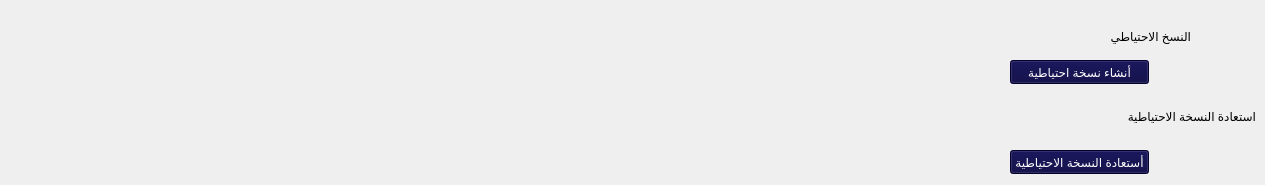
             <widget class="QWidget" name="tab">
              <attribute name="title">
               <string>النسخ الاحتياطي والاستعادة</string>
              </attribute>
              <widget class="QWidget" name="horizontalLayoutWidget">
               <property name="geometry">
                <rect>
                 <x>1010</x>
                 <y>60</y>
                 <width>141</width>
                 <height>26</height>
                </rect>
               </property>
               <layout class="QHBoxLayout" name="horizontalLayout_15"/>
              </widget>
              <widget class="QWidget" name="horizontalLayoutWidget_4">
               <property name="geometry">
                <rect>
                 <x>1010</x>
                 <y>150</y>
                 <width>141</width>
                 <height>26</height>
                </rect>
               </property>
               <layout class="QHBoxLayout" name="horizontalLayout_45"/>
              </widget>
              <widget class="QWidget" name="horizontalLayoutWidget_5">
               <property name="geometry">
                <rect>
                 <x>1050</x>
                 <y>100</y>
                 <width>206</width>
                 <height>32</height>
                </rect>
               </property>
               <layout class="QHBoxLayout" name="horizontalLayout_46">
                <item>
                 <widget class="QLabel" name="label_7">
                  <property name="text">
                   <string>استعادة النسخة الاحتياطية</string>
                  </property>
                 </widget>
                </item>
               </layout>
              </widget>
              <widget class="QWidget" name="horizontalLayoutWidget_6">
               <property name="geometry">
                <rect>
                 <x>1050</x>
                 <y>20</y>
                 <width>141</width>
                 <height>32</height>
                </rect>
               </property>
               <layout class="QHBoxLayout" name="horizontalLayout_47">
                <item>
                 <widget class="QLabel" name="label_13">
                  <property name="text">
                   <string>النسخ الاحتياطي</string>
                  </property>
                 </widget>
                </item>
               </layout>
              </widget>
              <widget class="QPushButton" name="btnBackup">
               <property name="geometry">
                <rect>
                 <x>1010</x>
                 <y>60</y>
                 <width>139</width>
                 <height>24</height>
                </rect>
               </property>
               <property name="styleSheet">
                <string notr="true">background-color:rgb(4, 0, 62);
color:rgb(255, 255, 255);
font: 8pt &quot;PT Bold Heading&quot;;</string>
               </property>
               <property name="text">
                <string>أنشاء نسخة احتياطية</string>
               </property>
              </widget>
              <widget class="QPushButton" name="btnRestoreBackup">
               <property name="geometry">
                <rect>
                 <x>1010</x>
                 <y>150</y>
                 <width>139</width>
                 <height>24</height>
                </rect>
               </property>
               <property name="styleSheet">
                <string notr="true">background-color:rgb(4, 0, 62);
color:rgb(255, 255, 255);
font: 8pt &quot;PT Bold Heading&quot;;</string>
               </property>
               <property name="text">
                <string>أستعادة النسخة الاحتياطية</string>
               </property>
              </widget>
             </widget>
